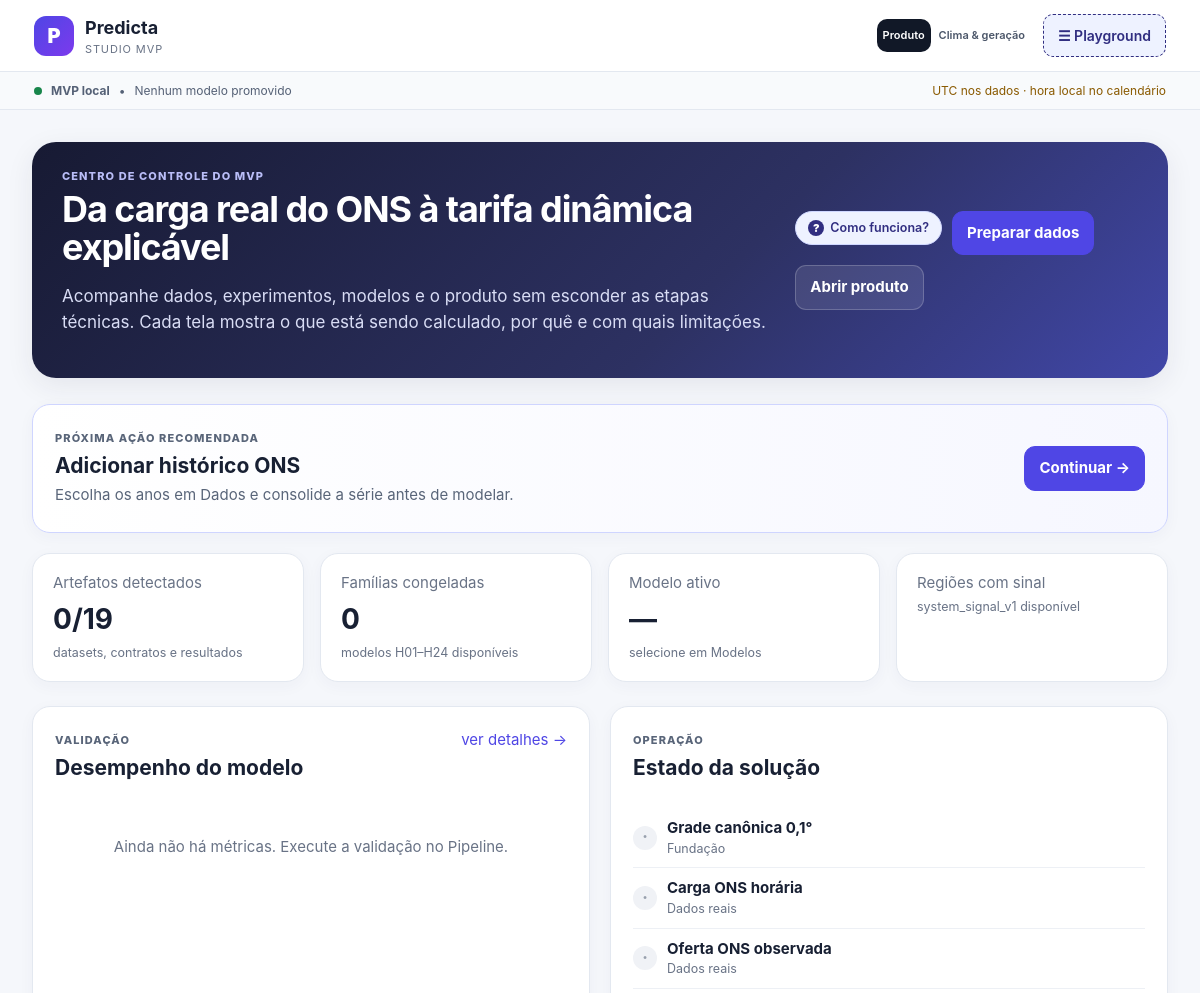
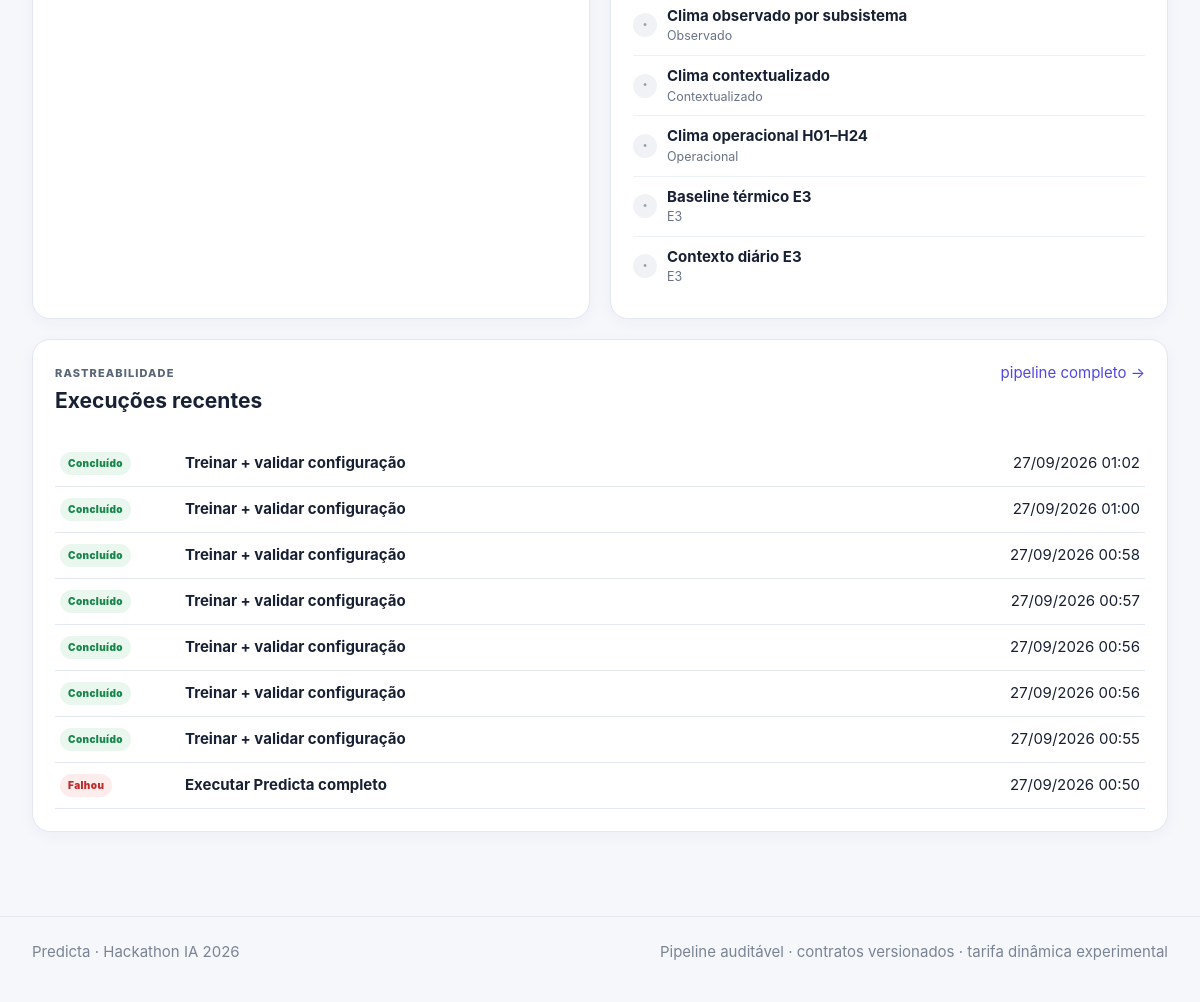
The page / on the database its author committed (2 pictures, top to bottom).
### web/studio/models.py (models this page shows, shortened)
class PipelineRun(models.Model):
    STATUS_CHOICES = [
        ('PENDING', 'Pendente'),
        ('RUNNING', 'Executando'),
        ('SUCCESS', 'Concluído'),
        ('FAILED', 'Falhou'),
        ('CANCELLED', 'Cancelado'),
    ]
    id = models.UUIDField(primary_key=True, default=uuid.uuid4, editable=False)
    stage_id = models.CharField(max_length=80)
    stage_label = models.CharField(max_length=180)
    status = models.CharField(max_length=16, choices=STATUS_CHOICES, default='PENDING')
    parameters = models.JSONField(default=dict, blank=True)
    command = models.JSONField(default=list, blank=True)
    log_path = models.CharField(max_length=500, blank=True)
    pid = models.IntegerField(null=True, blank=True)
    return_code = models.IntegerField(null=True, blank=True)
    output_summary = models.JSONField(default=dict, blank=True)
    error_message = models.TextField(blank=True)
    created_at = models.DateTimeField(auto_now_add=True)
    started_at = models.DateTimeField(null=True, blank=True)
    finished_at = models.DateTimeField(null=True, blank=True)
    class Meta:
        ordering = ['-created_at']

### web/studio/views.py (the view)
# urls.py: path('',views.dashboard,name='dashboard'),
def dashboard(request):
    artifacts=all_artifact_statuses();metrics=metrics_context();models=scan_model_families();active=active_model();complete=sum(1 for a in artifacts if a['exists']);by_key={a['key']:a for a in artifacts}
    if not by_key.get('load',{}).get('exists'):next_action={'title':'Adicionar histórico ONS','text':'Escolha os anos em Dados e consolide a série antes de modelar.','url':'studio:data'}
    elif not by_key.get('climate_e3',{}).get('exists'):next_action={'title':'Completar features climáticas','text':'Construa E2/E3 na página Features para habilitar o experimento climático.','url':'studio:features'}
    elif not metrics.get('exists'):next_action={'title':'Validar uma configuração','text':'Compare algoritmos e informações climáticas no mesmo período de teste.','url':'studio:modeling'}
    elif not models:next_action={'title':'Congelar modelo','text':'Depois de validar, treine/congele a configuração escolhida.','url':'studio:models'}
    elif not active:next_action={'title':'Selecionar modelo ativo','text':'Promova uma família congelada para inferência.','url':'studio:models'}
    elif not by_key.get('system_signal',{}).get('exists'):next_action={'title':'Gerar sinal operacional','text':'Execute inferência e publique system_signal_v1.','url':'studio:pipeline'}
    elif not by_key.get('base_tariffs',{}).get('exists'):next_action={'title':'Carregar mapa e tarifas','text':'Relacione áreas reais de concessão e tarifas ANEEL por CNPJ.','url':'studio:data'}
    else:next_action={'title':'Simular cliente','text':'Clique em uma área real de concessão e compare tarifa atual × Predicta.','url':'studio:product'}
    return render(request,'studio/dashboard.html',{'page':'dashboard','artifacts':artifacts,'artifact_complete':complete,'artifact_total':len(artifacts),'metrics':metrics,'models':models,'active_model':active,'recent_runs':_recent_runs(),'regions':[{'id':k,'available':v} for k,v in available_regions().items()],'next_action':next_action})

### web/studio/context_processors.py (called while the page is built)
def project_context(request):
    active = ProjectSetting.objects.filter(key='active_model').first()
    registry_path=Path(settings.PREDICTA_PROJECT_ROOT)/'models/demand/operational_registry.json'
    registry=None
    if registry_path.exists():
        try:registry=json.loads(registry_path.read_text(encoding='utf-8'))
        except Exception:registry=None
    return {
        'project_name': 'Predicta',
        'project_root': str(settings.PREDICTA_PROJECT_ROOT),
        'active_model_global': active.value if active else None,
        'operational_registry_global': registry,
        'pipeline_execution_enabled': settings.PREDICTA_ALLOW_PIPELINE_EXECUTION,
    }

### web/studio/services/artifacts.py (called while the page is built, shortened)
def artifact_path(spec: ArtifactSpec) -> Path:
    return ROOT / spec.path

def artifact_status(spec: ArtifactSpec) -> dict:
    p = artifact_path(spec)
    out = {'key':spec.key,'label':spec.label,'path':spec.path,'exists':p.exists(),'description':spec.description,'stage':spec.stage,'category':spec.category}
    return out

def all_artifact_statuses():
    return [artifact_status(a) for a in ARTIFACTS]

### web/studio/services/datasets.py (called while the page is built, shortened)
def _s3_location() -> tuple[str, str] | None:
    configured = os.environ.get('S3_ATANORA', '').strip()
    if not configured:
        return None
    value = configured if '://' in configured else f's3://{configured}'
    parsed = urlparse(value)
    if parsed.scheme != 's3' or not parsed.netloc:
        raise ValueError('S3_ATANORA deve ser um bucket ou uma URI s3://bucket/prefix.')
    return parsed.netloc, parsed.path.strip('/')

def dataset_path(relative_path: str, local_path: Path) -> Path:
    location = _s3_location()
    if location is None:
        return local_path

### web/studio/services/distribution.py (called while the page is built)
def _dataset(relative_path: str, local_path: Path) -> Path:
    return dataset_path(relative_path, local_path)

def signal_path() -> Path:
    return _dataset('outputs/contracts/system_signal_v1.parquet', SIGNAL)

def available_signal_regions()->dict[str,bool]:
    regions={'N':False,'NE':False,'SE/CO':False,'S':False}
    p=signal_path()
    if p.exists():
        s=read_table(p)
        for z in s[s.zone_type.astype(str).eq('SUBSYSTEM')].zone_id.astype(str).unique():
            if z in regions:regions[z]=True
    return regions

### web/studio/services/metrics.py (called while the page is built, shortened)
def best_metrics_path():
    candidates=[ROOT/'outputs/metrics/e3_real_pilot_metrics.csv',ROOT/'outputs/metrics/real_pilot_metrics.csv']
    return next((p for p in candidates if p.exists()),None)

def metrics_context():
    p=best_metrics_path()
    if not p: return {'exists':False}

### web/studio/templates/studio/dashboard.html (shortened to what this page needs)
{% extends 'studio/base.html' %}
{% load date_display %}
{% block content %}
<section class="hero compact">
  <div>
    <p class="eyebrow">Centro de controle do MVP</p>
    <h1>Da carga real do ONS à tarifa dinâmica explicável</h1>
    <p class="lead">Acompanhe dados, experimentos, modelos e o produto sem esconder as etapas técnicas. Cada tela mostra o que está sendo calculado, por quê e com quais limitações.</p>
  </div>
  <div class="hero-actions">
    <details class="how-drawer"><summary>Como funciona?</summary></details>
    <a class="button primary" href="{% url 'studio:data' %}">Preparar dados</a>
    <a class="button" href="{% url 'studio:product' %}">Abrir produto</a>
  </div>
</section>
<section class="next-action panel"><div><p class="eyebrow">Próxima ação recomendada</p><h2>{{ next_action.title }}</h2><p>{{ next_action.text }}</p></div><a class="button primary" href="{% url next_action.url %}">Continuar →</a></section>
<section class="kpi-grid">
  <article class="kpi"><span>Artefatos detectados</span><strong>{{ artifact_complete }}/{{ artifact_total }}</strong><small>datasets, contratos e resultados</small></article>
  <article class="kpi"><span>Famílias congeladas</span><strong>{{ models|length }}</strong><small>modelos H01–H24 disponíveis</small></article>
  <article class="kpi"><span>Modelo ativo</span><strong>{% if active_model %}{{ active_model.experiment }}{% else %}—{% endif %}</strong><small>{% if active_model %}{{ active_model.model_family_id }}{% else %}selecione em Modelos{% endif %}</small></article>
  <article class="kpi"><span>Regiões com sinal</span><strong>{% for r in regions %}{% if r.available %}{{ r.id }} {% endif %}{% empty %}—{% endfor %}</strong><small>system_signal_v1 disponível</small></article>
</section>
<div class="two-col">
  <section class="panel">
    <div class="panel-head"><div><p class="eyebrow">Validação</p><h2>Desempenho do modelo</h2></div><a href="{% url 'studio:validation' %}">ver detalhes →</a></div>
    {% if metrics.exists %}
      <div class="metric-cards">
      {% for m in metrics.rows %}
        {% if m.experiment == 'E1' or m.experiment == 'E2' or m.experiment == 'E3' %}
        <div class="metric-card"><span>{{ m.display_name }}</span><strong>{{ m.WAPE_pct|floatformat:2 }}%</strong><small>WAPE</small></div>
        {% endif %}
      {% endfor %}
      </div>
      <p class="help-text">Menor WAPE é melhor. Veja MAE/RMSE, horizontes H01–H24 e cobertura probabilística em <b>Validação</b>.</p>
    {% else %}
      <div class="empty-state">Ainda não há métricas. Execute a validação no Pipeline.</div>
    {% endif %}
  </section>
  <section class="panel">
    <div class="panel-head"><div><p class="eyebrow">Operação</p><h2>Estado da solução</h2></div></div>
    <div class="status-list">
      {% for a in artifacts|slice:':8' %}
      <div><span class="status-icon {% if a.exists %}ok{% endif %}">{% if a.exists %}✓{% else %}·{% endif %}</span><span><b>{{ a.label }}</b><small>{{ a.stage }}</small></span></div>
      {% endfor %}
    </div>
  </section>
</div>
<section class="panel">
  <div class="panel-head"><div><p class="eyebrow">Rastreabilidade</p><h2>Execuções recentes</h2></div><a href="{% url 'studio:pipeline' %}">pipeline completo →</a></div>
  {% if recent_runs %}
  <div class="run-list">
  {% for run in recent_runs %}
    <a href="{% url 'studio:run_detail' run.id %}" class="run-row"><span class="badge status-{{ run.status|lower }}">{{ run.get_status_display }}</span><b>{{ run.stage_label }}</b><span>{% human_date run.created_at %}</span></a>
  {% endfor %}
  </div>
  {% else %}<div class="empty-state">Nenhuma etapa foi iniciada pela interface ainda.</div>{% endif %}
</section>
{% endblock %}

### web/studio/static/studio/css/app.css (style rules this page uses)
:root { --bg:#f5f7fb;--panel:#fff;--ink:#182033;--muted:#697386;--line:#e3e8f0; --brand:#4f46e5;--brand2:#312e81;--ok:#18864b;--warn:#a86400;--bad:#bd2c2c;--soft:#eef2ff; --shadow:0 8px 28px rgba(32,42,68,.08);--radius:18px; }
* { box-sizing:border-box }
body { margin:0;background:var(--bg);color:var(--ink);font:15px/1.5 Inter,ui-sans-serif,system-ui,-apple-system,BlinkMacSystemFont,"Segoe UI",sans-serif }
a { color:var(--brand);text-decoration:none }
.hero,.page-header { display:flex;justify-content:space-between;gap:28px;align-items:flex-start;margin:4px 0 26px }
.hero { padding:30px 34px;background:linear-gradient(135deg,#171a33 0%,#2d3162 60%,#4147a8 100%);color:white;border-radius:24px;box-shadow:var(--shadow) }
.hero.compact { padding:26px 30px }
.hero h1,.page-header h1 { margin:2px 0 8px;font-size:clamp(28px,3vw,46px);line-height:1.08;letter-spacing:-.03em }
.hero h1 { max-width:880px }
.hero .lead { max-width:900px;color:#d9ddf5 }
.eyebrow { text-transform:uppercase;letter-spacing:.1em;font-size:11px;font-weight:800;color:#6b6fe5;margin:0 0 5px }
.hero .eyebrow { color:#b9bdf7 }
.lead { font-size:17px }
.hero-actions { display:flex;gap:10px;flex-wrap:wrap;align-self:center }
.button { border:1px solid #cfd6e3;background:#fff;color:#283246;padding:10px 14px;border-radius:11px;font-weight:700;cursor:pointer;display:inline-flex;align-items:center;justify-content:center;gap:7px }
.button.primary { background:var(--brand);border-color:var(--brand);color:white }
.hero .button:not(.primary) { background:rgba(255,255,255,.1);color:white;border-color:rgba(255,255,255,.2) }
.kpi-grid { display:grid;grid-template-columns:repeat(4,1fr);gap:16px;margin:0 0 24px }
.kpi { background:white;border:1px solid var(--line);border-radius:var(--radius);padding:18px 20px;box-shadow:0 4px 16px rgba(40,55,90,.04) }
.kpi span,.kpi small { display:block;color:var(--muted) }
.kpi strong { display:block;font-size:28px;margin:4px 0 }
.panel { background:var(--panel);border:1px solid var(--line);border-radius:var(--radius);padding:22px;box-shadow:0 4px 16px rgba(40,55,90,.04);margin-bottom:20px }
.panel h2 { margin:0 0 9px;font-size:21px }
.panel p { color:#596579 }
.panel-head { display:flex;align-items:flex-start;justify-content:space-between;gap:20px;margin-bottom:16px }
.panel-head p { margin:3px 0 }
.two-col { display:grid;grid-template-columns:1fr 1fr;gap:20px }
.status-list>div { display:flex;align-items:center;gap:10px;padding:9px 0;border-bottom:1px solid #edf0f5 }
.status-list>div:last-child { border:0 }
.status-list span span,.status-list small { display:block }
.status-list small { color:var(--muted) }
.status-icon { width:24px;height:24px;border-radius:50%;background:#f0f2f6;color:#98a0ad;display:grid;place-items:center;font-weight:900 }
.run-list { display:flex;flex-direction:column }
.run-row { display:grid;grid-template-columns:110px 1fr auto;align-items:center;gap:15px;padding:11px 5px;border-bottom:1px solid var(--line);color:var(--ink) }
.badge { display:inline-flex;align-items:center;width:max-content;border-radius:999px;padding:4px 8px;background:#eef1f5;color:#536174;font-size:10px;font-weight:900;letter-spacing:.04em }
.status-success,.stage-done { background:#e9f7ee;color:var(--ok) }
.status-failed,.stage-blocked { background:#fdecec;color:var(--bad) }
.empty-state { padding:28px;color:var(--muted);text-align:center }
.next-action { display:flex;align-items:center;justify-content:space-between;gap:20px;border-color:#cfd5ff;background:linear-gradient(90deg,#fff,#f6f7ff) }
.next-action h2 { margin:0 }
.next-action p { margin:3px 0 }
html { overflow-x:clip }
.product-layout>*,.two-col>*,.page-header>*,.panel-head>* { min-width:0 }
.how-drawer { display:inline-block }
.how-drawer>summary { list-style:none;cursor:pointer;display:inline-flex;align-items:center;gap:6px;padding:7px 12px;border-radius:999px;border:1px solid #cfd7ff;background:#eef2ff;color:var(--brand2);font-weight:600;font-size:12.5px }
.how-drawer>summary::before { content:'?';display:grid;place-items:center;width:16px;height:16px;border-radius:50%;background:var(--brand2);color:#fff;font-size:11px;font-weight:900 }

### rows shown on the page
PipelineRun: status "Concluído", stage_label "Treinar + validar configuração", created_at "27/09/2026 01:02"
PipelineRun: status "Concluído", stage_label "Treinar + validar configuração", created_at "27/09/2026 01:00"
PipelineRun: status "Concluído", stage_label "Treinar + validar configuração", created_at "27/09/2026 00:58"
PipelineRun: status "Concluído", stage_label "Treinar + validar configuração", created_at "27/09/2026 00:57"
PipelineRun: status "Concluído", stage_label "Treinar + validar configuração", created_at "27/09/2026 00:56"
PipelineRun: status "Concluído", stage_label "Treinar + validar configuração", created_at "27/09/2026 00:56"
PipelineRun: status "Concluído", stage_label "Treinar + validar configuração", created_at "27/09/2026 00:55"
PipelineRun: status "Falhou", stage_label "Executar Predicta completo", created_at "27/09/2026 00:50"

### other values the page prints
{{ next_action.title }} "Adicionar histórico ONS"
{{ next_action.text }} "Escolha os anos em Dados e consolide a série antes de modelar."
{{ artifact_complete }} "0"
{{ artifact_total }} "19"
{{ models|length }} "0"
{{ a.label }} "Grade canônica 0,1°" "Carga ONS horária" "Oferta ONS observada" "Clima observado por subsistema" "Clima contextualizado" "Clima operacional H01–H24" "Baseline térmico E3" "Contexto diário E3"
{{ a.stage }} "Fundação" "Dados reais" "Dados reais" "Observado" "Contextualizado" "Operacional" "E3" "E3"
